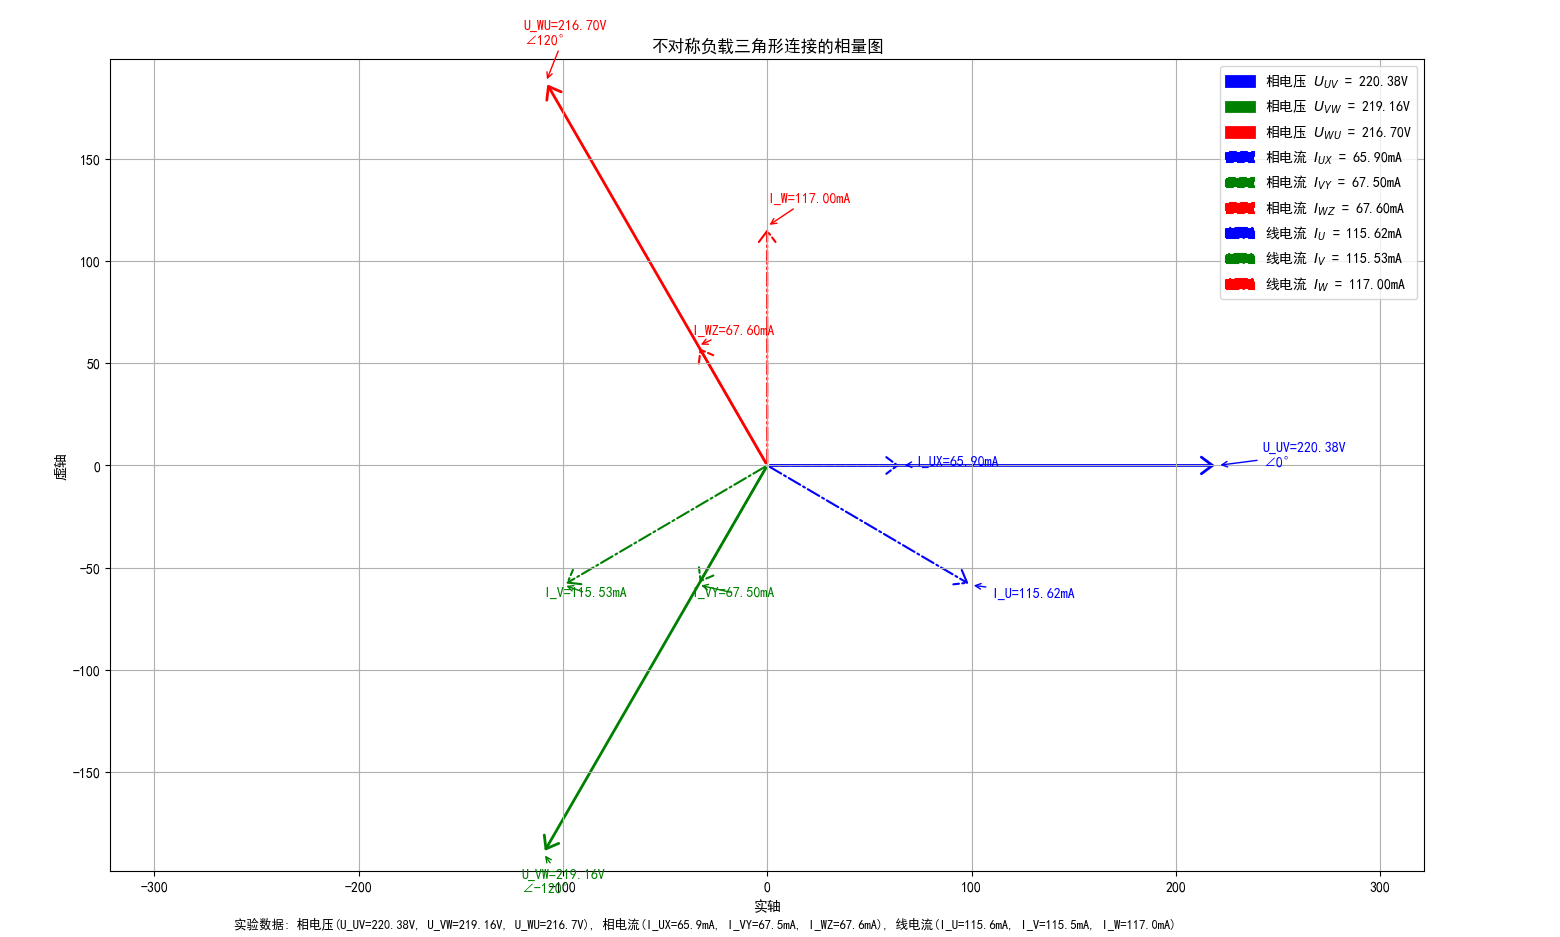

Generate this figure with Python:
import numpy as np
import matplotlib.pyplot as plt
from matplotlib.patches import FancyArrowPatch

# 设置中文字体支持
plt.rcParams["font.family"] = ["SimHei"]
plt.rcParams["axes.unicode_minus"] = False  # 确保负号正确显示

# 实验数据
# 相电压(V)
U_UV = 220.38
U_VW = 219.16
U_WU = 216.7

# 相电流(mA)
I_UX = 65.9
I_VY = 67.5
I_WZ = 67.6

# 线电流(mA) - 计算值
I_U = np.sqrt((I_UX * np.cos(np.deg2rad(0)) - I_WZ * np.cos(np.deg2rad(120)))**2 + 
              (I_UX * np.sin(np.deg2rad(0)) - I_WZ * np.sin(np.deg2rad(120)))**2)
I_V = np.sqrt((I_VY * np.cos(np.deg2rad(-120)) - I_UX * np.cos(np.deg2rad(0)))**2 + 
              (I_VY * np.sin(np.deg2rad(-120)) - I_UX * np.sin(np.deg2rad(0)))**2)
I_W = np.sqrt((I_WZ * np.cos(np.deg2rad(120)) - I_VY * np.cos(np.deg2rad(-120)))**2 + 
              (I_WZ * np.sin(np.deg2rad(120)) - I_VY * np.sin(np.deg2rad(-120)))**2)

# 设定相电压角度
angle_UV = 0
angle_VW = -120
angle_WU = 120

# 创建图形
plt.figure(figsize=(10, 8))
ax = plt.gca()

# 绘制带箭头的相电压相量
def plot_arrow(x_start, y_start, x_end, y_end, color, linestyle, label, width=0.5):
    arrow = FancyArrowPatch((x_start, y_start), (x_end, y_end), 
                           arrowstyle='->, head_width=6, head_length=8',
                           color=color, linestyle=linestyle, linewidth=width,
                           label=label)
    ax.add_patch(arrow)

# 绘制相电压相量
plot_arrow(0, 0, U_UV * np.cos(np.deg2rad(angle_UV)), U_UV * np.sin(np.deg2rad(angle_UV)),
          'blue', '-', f'相电压 $U_{{UV}}$ = {U_UV:.2f}V', 2)
plot_arrow(0, 0, U_VW * np.cos(np.deg2rad(angle_VW)), U_VW * np.sin(np.deg2rad(angle_VW)),
          'green', '-', f'相电压 $U_{{VW}}$ = {U_VW:.2f}V', 2)
plot_arrow(0, 0, U_WU * np.cos(np.deg2rad(angle_WU)), U_WU * np.sin(np.deg2rad(angle_WU)),
          'red', '-', f'相电压 $U_{{WU}}$ = {U_WU:.2f}V', 2)

# 绘制相电流相量
plot_arrow(0, 0, I_UX * np.cos(np.deg2rad(angle_UV)), I_UX * np.sin(np.deg2rad(angle_UV)),
          'blue', '--', f'相电流 $I_{{UX}}$ = {I_UX:.2f}mA', 1.5)
plot_arrow(0, 0, I_VY * np.cos(np.deg2rad(angle_VW)), I_VY * np.sin(np.deg2rad(angle_VW)),
          'green', '--', f'相电流 $I_{{VY}}$ = {I_VY:.2f}mA', 1.5)
plot_arrow(0, 0, I_WZ * np.cos(np.deg2rad(angle_WU)), I_WZ * np.sin(np.deg2rad(angle_WU)),
          'red', '--', f'相电流 $I_{{WZ}}$ = {I_WZ:.2f}mA', 1.5)

# 计算并绘制线电流相量
I_U_x = I_UX * np.cos(np.deg2rad(angle_UV)) - I_WZ * np.cos(np.deg2rad(angle_WU))
I_U_y = I_UX * np.sin(np.deg2rad(angle_UV)) - I_WZ * np.sin(np.deg2rad(angle_WU))
plot_arrow(0, 0, I_U_x, I_U_y, 'blue', '-.', f'线电流 $I_U$ = {I_U:.2f}mA', 1.5)

I_V_x = I_VY * np.cos(np.deg2rad(angle_VW)) - I_UX * np.cos(np.deg2rad(angle_UV))
I_V_y = I_VY * np.sin(np.deg2rad(angle_VW)) - I_UX * np.sin(np.deg2rad(angle_UV))
plot_arrow(0, 0, I_V_x, I_V_y, 'green', '-.', f'线电流 $I_V$ = {I_V:.2f}mA', 1.5)

I_W_x = I_WZ * np.cos(np.deg2rad(angle_WU)) - I_VY * np.cos(np.deg2rad(angle_VW))
I_W_y = I_WZ * np.sin(np.deg2rad(angle_WU)) - I_VY * np.sin(np.deg2rad(angle_VW))
plot_arrow(0, 0, I_W_x, I_W_y, 'red', '-.', f'线电流 $I_W$ = {I_W:.2f}mA', 1.5)

# 标注各相量的大小和角度
def add_annotation(x_end, y_end, text, color):
    plt.annotate(text,
                xy=(x_end, y_end),
                xytext=(x_end*1.1, y_end*1.1),
                arrowprops=dict(arrowstyle='->', color=color),
                color=color)

# 标注相电压
add_annotation(U_UV * np.cos(np.deg2rad(angle_UV)), U_UV * np.sin(np.deg2rad(angle_UV)), 
               f"U_UV={U_UV:.2f}V\n∠{angle_UV}°", 'blue')
add_annotation(U_VW * np.cos(np.deg2rad(angle_VW)), U_VW * np.sin(np.deg2rad(angle_VW)), 
               f"U_VW={U_VW:.2f}V\n∠{angle_VW}°", 'green')
add_annotation(U_WU * np.cos(np.deg2rad(angle_WU)), U_WU * np.sin(np.deg2rad(angle_WU)), 
               f"U_WU={U_WU:.2f}V\n∠{angle_WU}°", 'red')

# 标注相电流
add_annotation(I_UX * np.cos(np.deg2rad(angle_UV)), I_UX * np.sin(np.deg2rad(angle_UV)), 
               f"I_UX={I_UX:.2f}mA", 'blue')
add_annotation(I_VY * np.cos(np.deg2rad(angle_VW)), I_VY * np.sin(np.deg2rad(angle_VW)), 
               f"I_VY={I_VY:.2f}mA", 'green')
add_annotation(I_WZ * np.cos(np.deg2rad(angle_WU)), I_WZ * np.sin(np.deg2rad(angle_WU)), 
               f"I_WZ={I_WZ:.2f}mA", 'red')

# 标注线电流
add_annotation(I_U_x, I_U_y, f"I_U={I_U:.2f}mA", 'blue')
add_annotation(I_V_x, I_V_y, f"I_V={I_V:.2f}mA", 'green')
add_annotation(I_W_x, I_W_y, f"I_W={I_W:.2f}mA", 'red')

# 设置中文标签
plt.xlabel('实轴')
plt.ylabel('虚轴')
plt.title('不对称负载三角形连接的相量图')
plt.legend(loc='upper right')
plt.grid(True)
plt.axis('equal')
plt.axis([-250, 250, -250, 250])  # 设置坐标轴范围

# 添加说明文本
plt.figtext(0.15, 0.01, f"实验数据: 相电压(U_UV={U_UV}V, U_VW={U_VW}V, U_WU={U_WU}V), "
                       f"相电流(I_UX={I_UX}mA, I_VY={I_VY}mA, I_WZ={I_WZ}mA), "
                       f"线电流(I_U={I_U:.1f}mA, I_V={I_V:.1f}mA, I_W={I_W:.1f}mA)", 
           fontsize=9, ha="left")

plt.tight_layout()
plt.show()
